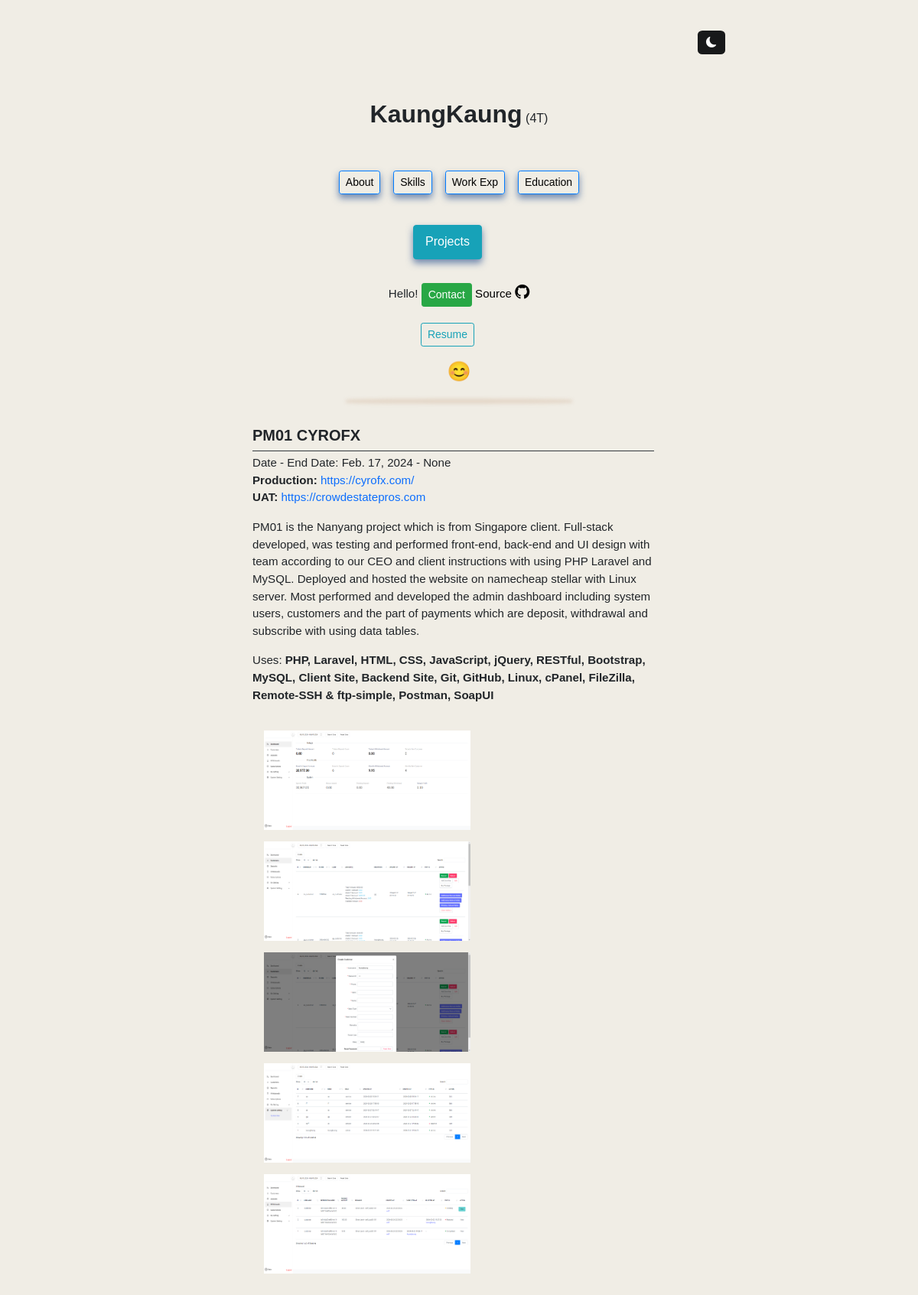
Page /projects2/8 on the committed database.
### display/models.py (models this page shows)
class Work_project(models.Model):
    user = models.ForeignKey(Profile, default=None, on_delete=models.CASCADE)
    title = models.CharField(max_length=255, null=True, blank=True)
    description = models.TextField(null=True, blank=True)
    tech = models.CharField(max_length=255, null=True, blank=True)
    date= models.DateField(null=True, blank=True)
    end_date = models.DateField(null=True, blank=True)
    url = models.URLField(null=True, blank=True)
    uat_url = models.URLField(null=True, blank=True)
    image1 = models.ImageField(upload_to="work_project")
    image2 = models.ImageField(upload_to="work_project")
    image3 = models.ImageField(upload_to="work_project")
    image4 = models.ImageField(upload_to="work_project")
    image5 = models.ImageField(upload_to="work_project", null=True, blank=True)

### display/views.py (the view)
def double_project2(request, pk):
    work_project = Work_project.objects.get(id=pk)
    context = {
        "work_project": work_project
    }
    return render(request, "projects2.html",
                    {"context": context})

### template/projects2.html
{% extends 'main.html' %}
{% block content %}
{% include 'chain.html' %}
{% include 'profile.html' %}
<div style="height:10px;"></div>
<div class="box1 new_box"></div>
<div style="height:42px;"></div>
<div class="context" style="">
    <div class="about" style="margin:auto;font-size:15.1px;">
        <h5 style="font-weight: bold;">{{ context.work_project.title }}</h5>
            <legend class="border-bottom border-dark mb-1" style="width:525px;"></legend>
        <p style="white-space: pre-line;"><span> Date - End Date:</span> {{ context.work_project.date }} - {{ context.work_project.end_date }}
    <span style="font-weight: bold;">Production:</span> <a class="plink" target="_blank" href="{{ context.work_project.url }}">{{ context.work_project.url }}</a>
    <span style="font-weight: bold;">UAT:</span> <a class="plink" target="_blank" href="{{ context.work_project.uat_url }}">{{ context.work_project.uat_url }}</a>
        </p>
        <div style="display: block;">
            <div style="margin-bottom: 35px;">
                <p>{{ context.work_project.description }}</p>
                <p>Uses: <span style="font-weight: bold;">{{ context.work_project.tech }}</span></p>
                </div>
            <div class="">
            {% if context.work_project.image1 %}
                <img src="{{ context.work_project.image1.url }}" alt="" style="
                width: 270px; height:130px;margin-left: 15px;margin-bottom: 15px;">
            {% endif %}
            {% if context.work_project.image2 %}
                <img src="{{ context.work_project.image2.url }}" alt="" style="
                width: 270px; height:130px;margin-left: 15px;margin-bottom: 15px;">
            {% endif %}
            {% if context.work_project.image3 %}
                <img src="{{ context.work_project.image3.url }}" alt="" style="
                width: 270px; height:130px;margin-left: 15px;margin-bottom: 15px;">
            {% endif %}
            {% if context.work_project.image4 %}
                <img src="{{ context.work_project.image4.url }}" alt="" style="
                width: 270px; height:130px;margin-left: 15px;margin-bottom: 15px;">
            {% endif %}
            {% if context.work_project.image5 %}
                <img src="{{ context.work_project.image5.url }}" alt="" style="
                width: 270px; height:130px;margin-left: 15px;margin-bottom: 15px;">
            {% endif %}
                </div>
        </div>
    </div>
</div>
<footer style="height:150px;"></footer>
{% endblock %}

### static/style.css (style rules this page uses)
.context { margin: auto; width: 45%; }
body { min-width: 279px; background-color:#F0EDE5; margin: 0px auto; font-family: Tahoma,Verdana,Segoe,sans-serif; }
a { color:black; text-decoration:none; }
.plink { color:#0d6efd; }
img { transition: .3s ease-in-out; }
.about { animation: transition 1.00s; }
html { scroll-behavior: smooth; }
.box1 { box-shadow: 0px 10px 4px 3px rgba(223, 207, 190,0.7); }
.new_box { height:1px;border-radius: 50%;margin:auto;max-width:290px; }

### rows in the picture
Work_project: work_project "PM01 CYROFX", work_project "Feb. 17, 2024", work_project.end_date "None", work_project "https://cyrofx.com/", work_project.uat_url "https://crowdestatepros.com", work_project.description "PM01 is the Nanyang project which is from Singapore client. Full-stack developed, was testing and performed front-end, back-end and UI design with team according to our CEO and client instructions with using PHP Laravel and MySQL. Deployed and hosted the website on namecheap stellar with Linux server. Most performed and developed the admin dashboard including system users, customers and the part of payments which are deposit, withdrawal and subscribe with using data tables.", work_project.tech "PHP, Laravel, HTML, CSS, JavaScript, jQuery, RESTful, Bootstrap, MySQL, Client Site, Backend Site, Git, GitHub, Linux, cPanel, FileZilla, Remote-SSH & ftp-simple, Postman, SoapUI", work_project.image1 (picture), work_project.image2 (picture), work_project.image3 (picture), work_project.image4 (picture), work_project.image5 (picture)
